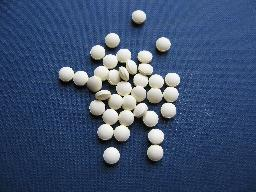
#> input picture Images/watershed2_lec_13.png, 256 x 192 px
$ python morphological_ops_lec_13.py
#> lines starting #> are read from the running program, lines starting #| are printed output that depends on the picture; after the words box and inside, x2 and y2 are one past the last pixel; in counts of white or black regions, pixels touching at a corner belong together
import numpy as np
import cv2

# """
# Part 1: Erosion
# """

# # Read image
# img = cv2.imread('Images/circuit_board_lec_13.jfif')

# # Convert image to greyscale
# img_grey = cv2.cvtColor(img, cv2.COLOR_BGR2GRAY)


# # Create binary image by Adaptive-thresholding

# # # Apply adaptive thresholding using ADAPTIVE_THRESH_MEAN_C
# # img_thresh1 = cv2.adaptiveThreshold(img_grey, 255, cv2.ADAPTIVE_THRESH_MEAN_C, cv2.THRESH_BINARY, 105, 0)

# # Apply adaptive thresholding using ADAPTIVE_THRESH_GAUSSIAN_C
# img_bin = cv2.adaptiveThreshold(img_grey, 255, cv2.ADAPTIVE_THRESH_GAUSSIAN_C, cv2.THRESH_BINARY, 25, 0)

# # # Show thresholded image
# # # Set window with given size to show images
# # cv2.namedWindow("Adaptive thresholding with mean", cv2.WINDOW_NORMAL)
# # cv2.resizeWindow("Adaptive thresholding with mean", 512, 512)  # Set window to 512 pixels wide, 512 pixels high
# # cv2.imshow('Adaptive thresholding with mean', img_thresh1)
# # # cv2.waitKey(0)

# # Show thresholded image
# # Set window with given size to show images
# cv2.namedWindow("Adaptive thresholding with Gaussian weighted mean", cv2.WINDOW_NORMAL)
# cv2.resizeWindow("Adaptive thresholding with Gaussian weighted mean", 512, 512)  # Set window to 512 pixels wide, 512 pixels high
# cv2.imshow('Adaptive thresholding with Gaussian weighted mean', img_bin)
# # cv2.waitKey(0)


# # Create structuring element
# # # Simple structuring element
# # kernel = np.ones((5,5), np.uint8)

# kernel = cv2.getStructuringElement(cv2.MORPH_ELLIPSE, (2,2))

# # Apply erosion
# eroded_image = cv2.erode(img_bin, kernel, iterations=1)

# # Show eroded image
# # Set window with given size to show images
# cv2.namedWindow("Erosion with Circular element", cv2.WINDOW_NORMAL)
# cv2.resizeWindow("Erosion with Circular element", 512, 512)  # Set window to 512 pixels wide, 512 pixels high
# cv2.imshow('Erosion with Circular element', eroded_image)
# # cv2.waitKey(0)

# cv2.waitKey(0)


"""
Part 2: Dilation
"""

# # Read image
# img = cv2.imread('Images/bw_text_lec_13.jfif')

# # Convert image to greyscale
# img_grey = cv2.cvtColor(img, cv2.COLOR_BGR2GRAY)

# # Create binary image by Adaptive-thresholding

# # # Apply adaptive thresholding using ADAPTIVE_THRESH_MEAN_C
# # img_thresh1 = cv2.adaptiveThreshold(img_grey, 255, cv2.ADAPTIVE_THRESH_MEAN_C, cv2.THRESH_BINARY, 105, 0)

# # Apply adaptive thresholding using ADAPTIVE_THRESH_GAUSSIAN_C
# # img_bin = cv2.adaptiveThreshold(img_grey, 255, cv2.ADAPTIVE_THRESH_GAUSSIAN_C, cv2.THRESH_BINARY, 25, 0)
# img_bin = cv2.adaptiveThreshold(img_grey, 255, cv2.ADAPTIVE_THRESH_GAUSSIAN_C, cv2.THRESH_BINARY_INV, 25, 0)    # Inverted binary image

# # Show thresholded image
# # Set window with given size to show images
# cv2.namedWindow("Adaptive thresholding with Gaussian weighted mean", cv2.WINDOW_NORMAL)
# # cv2.resizeWindow("Adaptive thresholding with Gaussian weighted mean", 512, 512)  # Set window to 512 pixels wide, 512 pixels high
# cv2.resizeWindow("Adaptive thresholding with Gaussian weighted mean", img.shape[1]*2, img.shape[0]*2)  # Set window to to twice the size
# cv2.imshow('Adaptive thresholding with Gaussian weighted mean', img_bin)
# # cv2.waitKey(0)

# # Create structuring element
# kernel = cv2.getStructuringElement(cv2.MORPH_ELLIPSE, (2,2))

# # Apply erosion (to remove noise)
# eroded_image = cv2.erode(img_bin, kernel, iterations=1)

# # Show eroded image
# # Set window with given size to show images
# cv2.namedWindow("Erosion with Circular element", cv2.WINDOW_NORMAL)
# # cv2.resizeWindow("Erosion with Circular element", 512, 512)  # Set window to 512 pixels wide, 512 pixels high
# cv2.resizeWindow("Erosion with Circular element", img.shape[1]*2, img.shape[0]*2)  # Set window to twice the size
# cv2.imshow('Erosion with Circular element', eroded_image)
# # cv2.waitKey(0)

# # Create structuring element
# # # Simple structuring element
# # kernel = np.ones((3,3), np.uint8)
# kernel = cv2.getStructuringElement(cv2.MORPH_CROSS, (2,2))

# # Apply erosion
# dilated_image = cv2.dilate(eroded_image, kernel, iterations=1)

# # Show eroded image
# # Set window with given size to show images
# cv2.namedWindow("Dilation with Circular element", cv2.WINDOW_NORMAL)
# # cv2.resizeWindow("Dilation with Circular element", 512, 512)  # Set window to 512 pixels wide, 512 pixels high
# cv2.resizeWindow("Dilation with Circular element", img.shape[1]*2, img.shape[0]*2)  # Set window to twice the size
# cv2.imshow('Dilation with Circular element', dilated_image)
# # cv2.waitKey(0)

# cv2.waitKey(0)


# """
# Part 3: Opening/Closing
# """


# # Read image
# img = cv2.imread('Images/fingerprint_lec_13.jpg')

# # Convert image to greyscale
# img_grey = cv2.cvtColor(img, cv2.COLOR_BGR2GRAY)

# # Create binary image by Adaptive-thresholding

# # # Apply adaptive thresholding using ADAPTIVE_THRESH_MEAN_C
# # img_thresh1 = cv2.adaptiveThreshold(img_grey, 255, cv2.ADAPTIVE_THRESH_MEAN_C, cv2.THRESH_BINARY, 105, 0)

# # Apply adaptive thresholding using ADAPTIVE_THRESH_GAUSSIAN_C
# # img_bin = cv2.adaptiveThreshold(img_grey, 255, cv2.ADAPTIVE_THRESH_GAUSSIAN_C, cv2.THRESH_BINARY, 25, 0)
# img_bin = cv2.adaptiveThreshold(img_grey, 255, cv2.ADAPTIVE_THRESH_GAUSSIAN_C, cv2.THRESH_BINARY_INV, 25, 0)    # Inverted binary image

# # Show thresholded image
# # Set window with given size to show images
# cv2.namedWindow("Adaptive thresholding with Gaussian weighted mean", cv2.WINDOW_NORMAL)
# # cv2.resizeWindow("Adaptive thresholding with Gaussian weighted mean", 512, 512)  # Set window to 512 pixels wide, 512 pixels high
# cv2.resizeWindow("Adaptive thresholding with Gaussian weighted mean", img.shape[1]*2, img.shape[0]*2)  # Set window to to twice the size
# cv2.imshow('Adaptive thresholding with Gaussian weighted mean', img_bin)
# # cv2.waitKey(0)

# # Create structuring element
# kernel = cv2.getStructuringElement(cv2.MORPH_ELLIPSE, (2,2))

# # Apply erosion (to remove noise)
# # opened_image = cv2.morphologyEx(img_bin, cv2.MORPH_OPEN, kernel)
# closed_image = cv2.morphologyEx(img_bin, cv2.MORPH_CLOSE, kernel)

# # # Show eroded image
# # # Set window with given size to show images
# # cv2.namedWindow("Opened image with Circular kernel", cv2.WINDOW_NORMAL)
# # # cv2.resizeWindow("Opened image with Circular kernel", 512, 512)  # Set window to 512 pixels wide, 512 pixels high
# # cv2.resizeWindow("Opened image with Circular kernel", img.shape[1]*2, img.shape[0]*2)  # Set window to twice the size
# # cv2.imshow('Opened image with Circular kernel', opened_image)
# # # cv2.waitKey(0)

# # Show eroded image
# # Set window with given size to show images
# cv2.namedWindow("Closed image with Circular kernel", cv2.WINDOW_NORMAL)
# # cv2.resizeWindow("Closed image with Circular kernel", 512, 512)  # Set window to 512 pixels wide, 512 pixels high
# cv2.resizeWindow("Closed image with Circular kernel", img.shape[1]*2, img.shape[0]*2)  # Set window to twice the size
# cv2.imshow('Closed image with Circular kernel', closed_image)
# # cv2.waitKey(0)

# cv2.waitKey(0)


"""
Part 4: Boundary extraction
"""


# # Read image
# img = cv2.imread('Images/bw_profile_lec_13.jpg')

# # Convert image to greyscale
# img_grey = cv2.cvtColor(img, cv2.COLOR_BGR2GRAY)

# # Create binary image by Adaptive-thresholding

# # # # Apply adaptive thresholding using ADAPTIVE_THRESH_MEAN_C
# # # img_thresh1 = cv2.adaptiveThreshold(img_grey, 255, cv2.ADAPTIVE_THRESH_MEAN_C, cv2.THRESH_BINARY, 105, 0)

# # # Apply adaptive thresholding using ADAPTIVE_THRESH_GAUSSIAN_C
# # # img_bin = cv2.adaptiveThreshold(img_grey, 255, cv2.ADAPTIVE_THRESH_GAUSSIAN_C, cv2.THRESH_BINARY, 25, 0)
# # img_bin = cv2.adaptiveThreshold(img_grey, 255, cv2.ADAPTIVE_THRESH_GAUSSIAN_C, cv2.THRESH_BINARY_INV, 25, 0)    # Inverted binary image


# # Or apply Otsu's binarization
# ret, img_bin = cv2.threshold(img_grey, 0, 255, cv2.THRESH_BINARY + cv2.THRESH_OTSU)


# # Show thresholded image
# # Set window with given size to show images
# cv2.namedWindow("Adaptive thresholding with Gaussian weighted mean", cv2.WINDOW_NORMAL)
# # cv2.resizeWindow("Adaptive thresholding with Gaussian weighted mean", 512, 512)  # Set window to 512 pixels wide, 512 pixels high
# cv2.resizeWindow("Adaptive thresholding with Gaussian weighted mean", img.shape[1]*2, img.shape[0]*2)  # Set window to to twice the size
# cv2.imshow('Adaptive thresholding with Gaussian weighted mean', img_bin)
# # cv2.waitKey(0)

# # Create structuring element
# # # Simple structuring element
# kernel = np.ones((3,3), np.uint8)
# # kernel = cv2.getStructuringElement(cv2.MORPH_CROSS, (2,2))
# # kernel = cv2.getStructuringElement(cv2.MORPH_ELLIPSE, (2,2))

# # Apply erosion (to get boundary removed image)
# eroded_image = cv2.erode(img_bin, kernel, iterations=1)

# # Subtract eroded image from original image to get boundary
# img_bin_boundary = img_bin - eroded_image

# # Show boundary image
# # Set window with given size to show images
# cv2.namedWindow("Boundary image with erosion", cv2.WINDOW_NORMAL)
# # cv2.resizeWindow("Closed image with Circular kernel", 512, 512)  # Set window to 512 pixels wide, 512 pixels high
# cv2.resizeWindow("Boundary image with erosion", img.shape[1]*2, img.shape[0]*2)  # Set window to twice the size
# cv2.imshow('Boundary image with erosion', img_bin_boundary)
# # cv2.waitKey(0)

# cv2.waitKey(0)


"""
Part 5: Watershed segmentation
"""

# Read image
img = cv2.imread('Images/watershed2_lec_13.png')
#> img is the input picture: shape (192, 256, 3); mean B, G, R 113, 80.8, 61.6


# # Show original image
# # Set window with given size to show images
# cv2.namedWindow("Original image", cv2.WINDOW_NORMAL)
# # cv2.resizeWindow("Original image", 512, 512)  # Set window to 512 pixels wide, 512 pixels high
# cv2.resizeWindow("Original image", img.shape[1]*2, img.shape[0]*2)  # Set window to to twice the size
# cv2.imshow('Original image', img)
# cv2.waitKey(0)

# Convert image to greyscale
img_grey = cv2.cvtColor(img, cv2.COLOR_BGR2GRAY)
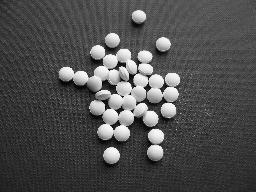
#> img_grey: shape (192, 256); min 0, max 255, mean 78.7

# Show greyscale image
# Set window with given size to show images
cv2.namedWindow("Greyscale image", cv2.WINDOW_NORMAL)
# cv2.resizeWindow("Greyscale image", 512, 512)  # Set window to 512 pixels wide, 512 pixels high
cv2.resizeWindow("Greyscale image", img.shape[1]*2, img.shape[0]*2)  # Set window to to twice the size
cv2.imshow('Greyscale image', img_grey)
# cv2.waitKey(0)


# Create binary image by Adaptive-thresholding

# # Apply adaptive thresholding using ADAPTIVE_THRESH_MEAN_C
# img_thresh1 = cv2.adaptiveThreshold(img_grey, 255, cv2.ADAPTIVE_THRESH_MEAN_C, cv2.THRESH_BINARY, 105, 0)

# Apply adaptive thresholding using ADAPTIVE_THRESH_GAUSSIAN_C
img_bin = cv2.adaptiveThreshold(img_grey, 255, cv2.ADAPTIVE_THRESH_GAUSSIAN_C, cv2.THRESH_BINARY, 25, 0)
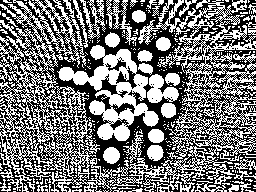
#> img_bin: shape (192, 256); 47% white; 335 white regions (294 under 20 px), largest, box (x1, y1, x2, y2) and area: (0, 0, 256, 192) 14217, (57, 45, 159, 141) 3443, (147, 74, 179, 103) 527
# img_bin = cv2.adaptiveThreshold(img_grey, 255, cv2.ADAPTIVE_THRESH_GAUSSIAN_C, cv2.THRESH_BINARY_INV, 25, 0)    # Inverted binary image


# Show binary image
# Set window with given size to show images
cv2.namedWindow("Binary image", cv2.WINDOW_NORMAL)
# cv2.resizeWindow("Binary image", 512, 512)  # Set window to 512 pixels wide, 512 pixels high
cv2.resizeWindow("Binary image", img.shape[1]*2, img.shape[0]*2)  # Set window to to twice the size
cv2.imshow('Binary image', img_bin)
# cv2.waitKey(0)


dt = cv2.distanceTransform(img_bin, 2, 3)
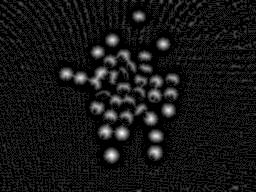
#> dt: shape (192, 256) float32; min 0, max 7.8, mean 0.642; drawn with min black and max white
# dt = ((dt - dt.min()) / (dt.max() - dt.min()) * 255).astype(np.uint8)
dt = ((dt - dt.min()) / (dt.max() - dt.min()) * 255).astype(np.int32)

# [11 lines of commented-out code are left out]
img_wtrshd = cv2.watershed(img, dt)
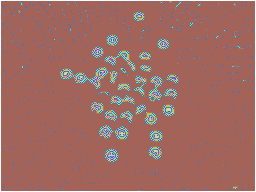
#> img_wtrshd: shape (192, 256) int32; 29 distinct labels, from -1 to 255; one colour per label, 0 black, -1 white

# Normalize and convert to unit8.
img_wtrshd = cv2.normalize(img_wtrshd, None, 0, 255, cv2.NORM_MINMAX)
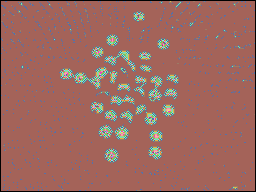
#> img_wtrshd: shape (192, 256) int32; 29 distinct labels, from 0 to 255; one colour per label, 0 black
img_wtrshd = np.uint8(img_wtrshd)
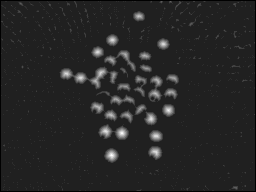
#> img_wtrshd: shape (192, 256); min 0, max 255, mean 37.6

# Show watershed image
# Set window with given size to show images
cv2.namedWindow("Watershed segmentation", cv2.WINDOW_NORMAL)
# cv2.resizeWindow("Watershed segmentation", 512, 512)  # Set window to 512 pixels wide, 512 pixels high
cv2.resizeWindow("Watershed segmentation", img.shape[1]*2, img.shape[0]*2)  # Set window to twice the size
cv2.imshow('Watershed segmentation', img_wtrshd)
# cv2.waitKey(0)

cv2.waitKey(0)
